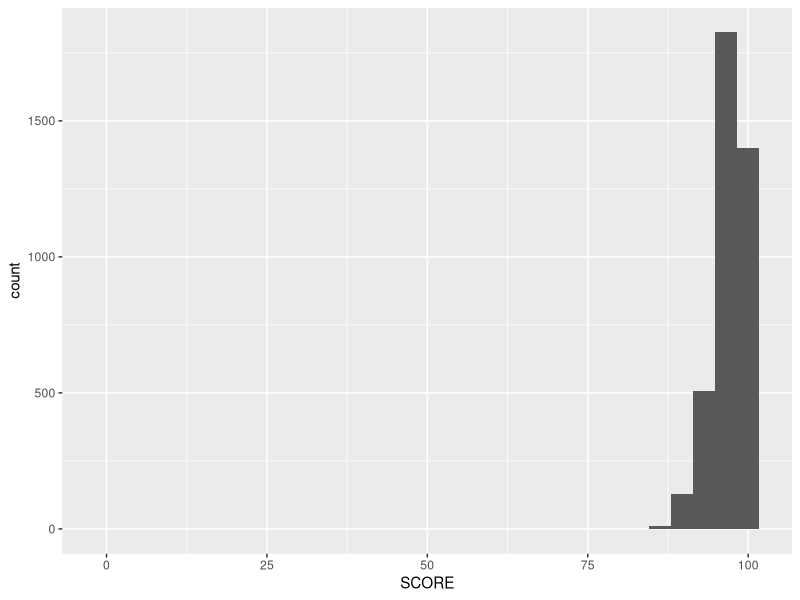
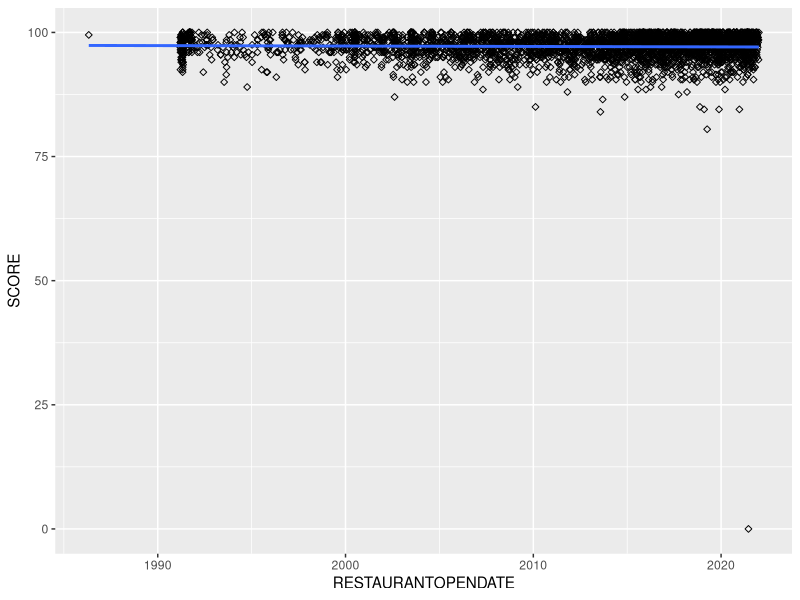
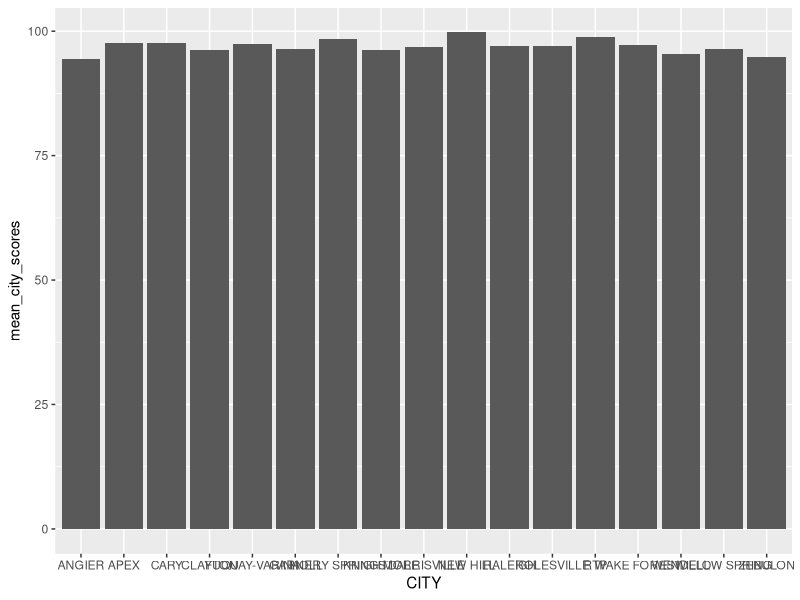
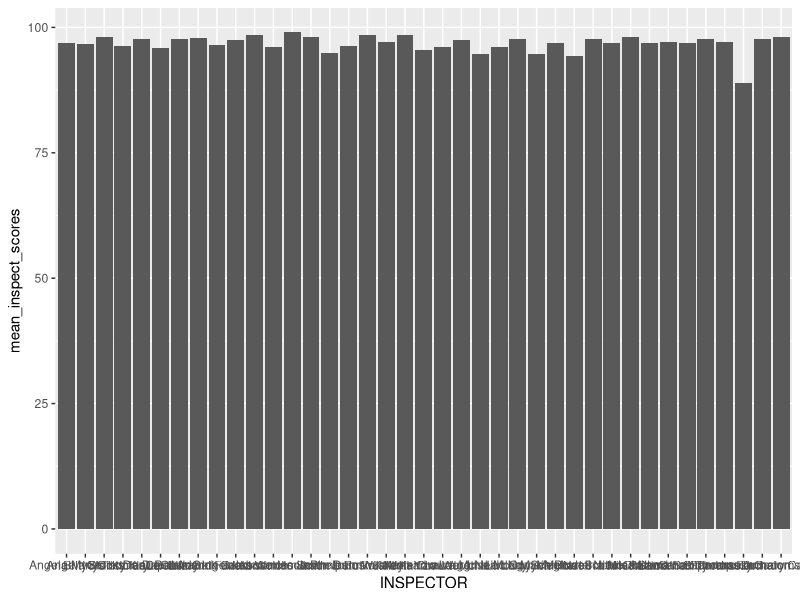
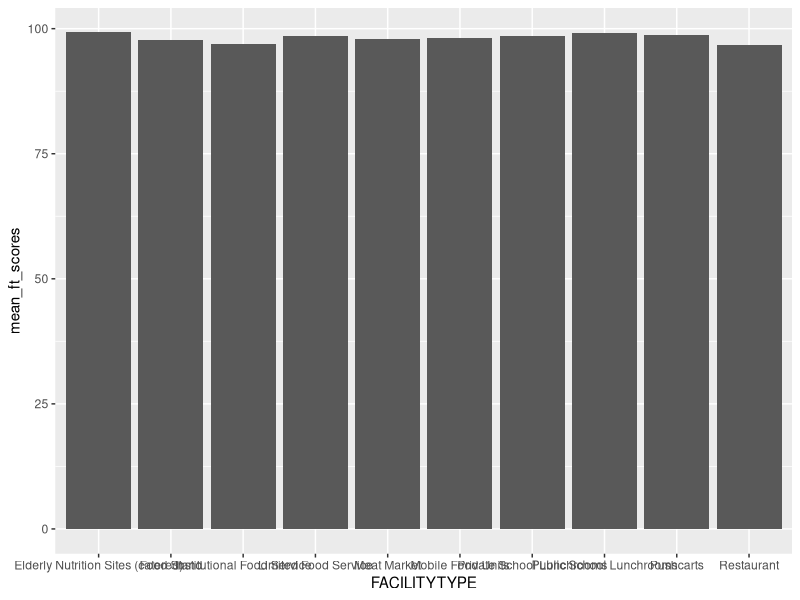
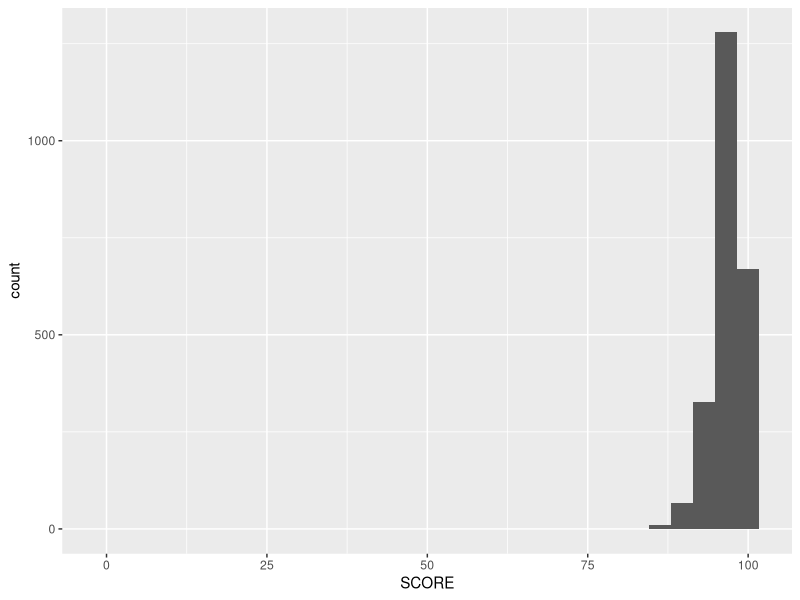
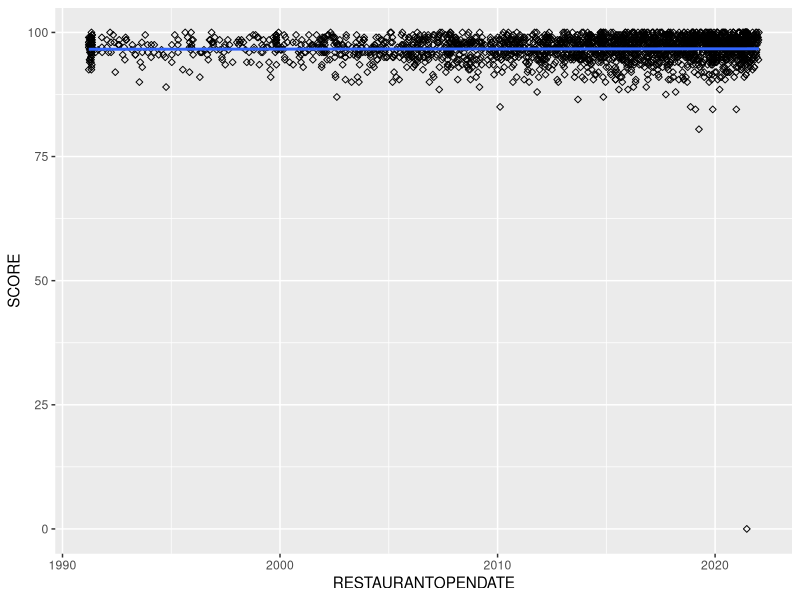
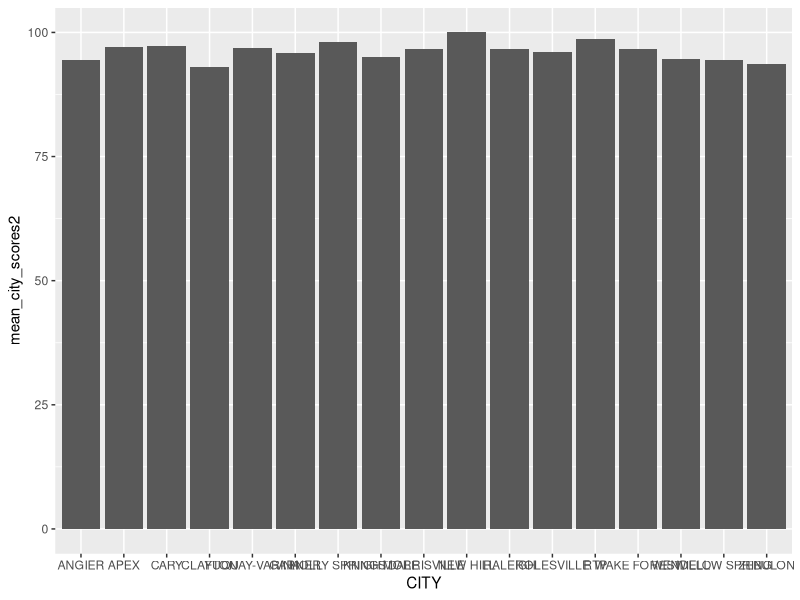

The R source for these figures, in order:
#load libraries
library(tidyverse)
library(lubridate)

#read data
restdata = read_csv("restaurant_inspections.csv")

#view the data and column names
View(restdata)
names(restdata)

#The column data has a different name, so I changed it to make it easier to use
restdata = rename(restdata,dates="DATE_")

#checking for missing data before creating a histogram
sum(is.na(restdata$"SCORE"))

#create histogram for the score column of the data
ggplot(restdata, aes(x=SCORE)) +
  geom_histogram()

#the restaurantopendate column was in the character class, so I changed it to read them as dates
restdata$RESTAURANTOPENDATE = ymd_hms(restdata$RESTAURANTOPENDATE)

#I created a scatter plot to determine a correlation between score and restaurant open date and added a 
#line of best fit
library(ggplot2)
ggplot(restdata, aes(x=RESTAURANTOPENDATE, y=SCORE)) + geom_point(shape=23) +
  geom_smooth(method=lm, se=FALSE)

#There is missing data in the restaurant open date column, so I checked the numbr of NA's to determine 
#how big the effect of the missing data would be. 
sum(is.na(restdata$RESTAURANTOPENDATE))

#Although the plot is mostly obvious, I want to make sure the r^2 value is similar. 
Model<-lm(SCORE~RESTAURANTOPENDATE,data=restdata)
summary(Model)$r.squared

#I need to determine all of the city names on the list so I can combine the ones that are spelled differently.
unique(restdata$CITY)

#I am recoding all of the city names to be upper case and the same spelling.
restdata$CITY=recode(restdata$CITY,"Cary"="CARY","RESEARCH TRIANGLE PARK"= "RTP","Apex"="APEX","Raleigh"="RALEIGH",
                     "FUQUAY VARINA"="FUQUAY-VARINA","Zebulon"="ZEBULON","Morrisville"="MORRISVILLE",
                     "MORRISVILE"="MORRISVILLE", "Wake Forest"="WAKE FOREST","Holly Springs"="HOLLY SPRINGS",
                     "Fuquay Varina"="FUQUAY-VARINA","Fuquay-Varina"="FUQUAY-VARINA","HOLLY SPRING"="HOLLY SPRINGS",
                     "Garner"="GARNER")

#I notice there is an NA column, so I want to determine how many are missing so I know how big the effect could 
#possibly be.
sum(is.na(restdata$"CITY"))
library(dplyr)
city_ss=restdata %>%
  group_by(CITY) %>%
  summarise(n = n())
print(city_ss)

#I am checking my work to determine if I missed any duplicates/misspellings.
unique(restdata$CITY)

#I am grouping the data by city and summarizing the mean scores because we want the mean score not the sum.
city_data=group_by(restdata, CITY) %>%
  summarize(mean_city_scores=mean(SCORE))

#I created a bar chart of the cities vs the mean scores to see if there was a significant trend while omitting the NA and 
#North Carolina group.
city_data %>%
  filter(CITY != "NORTH CAROLINA") %>%
  filter(CITY != "NA") %>%
  ggplot(aes(x = CITY, y=mean_city_scores)) +
  geom_bar(stat="identity")

#I wanted to make sure all of the inspector names were documented under the same unique name.
unique(restdata$INSPECTOR)

#checking for any missing data 
sum(is.na(restdata$"INSPECTOR"))

#I did the same process as above, grouping the scores with the inspector names. 
inspect_data=group_by(restdata, INSPECTOR) %>%
  summarize(mean_inspect_scores=mean(SCORE))

#I created a bar chart with the inspector name on the x axis and their mean scores on the y axis.
ggplot(inspect_data, aes(x = INSPECTOR, y=mean_inspect_scores)) +
  geom_bar(stat="identity")

#I created groups for both inspector and city separately, and asked it to summarize the number (n)
#instead of mean or sum like before.
library(dplyr)
city_ss=restdata %>%
  group_by(CITY) %>%
  summarise(n = n())

inspect_ss=restdata %>%
  group_by(INSPECTOR) %>%
  summarise(n = n())

#i want to see the full tibbles
print(city_ss)
print(inspect_ss, n=39)

#Checking for facility type missing data
sum(is.na(restdata$"FACILITYTYPE"))
all(is.na(restdata$CITY) == is.na(restdata$FACILITYTYPE))

#grouping data by facility and the mean scores for each
unique(restdata$FACILITYTYPE)
ft_data=group_by(restdata, FACILITYTYPE) %>%
  summarize(mean_ft_scores=mean(SCORE))

#making a bar plot of the facility type's mean scores
ft_data %>%
  filter(FACILITYTYPE != "NA") %>%
  ggplot(aes(x = FACILITYTYPE, y=mean_ft_scores)) +
  geom_bar(stat="identity")

#viewing the data
View(ft_data)
View(city_data)
View(inspect_data)

#creating a dataset of only restaurant facilities
onlyrest= filter(restdata, FACILITYTYPE == "Restaurant")

#creating a histogram of distribution of scores for restaurants only. 
ggplot(onlyrest, aes(x=SCORE)) +
  geom_histogram()

#creating a scatterplot to see the correlation between res. open date and score for only restaurants
ggplot(onlyrest, aes(x=RESTAURANTOPENDATE, y=SCORE)) + geom_point(shape=23) +
  geom_smooth(method=lm, se=FALSE)

#seeing how many missing data points we have for re. open date for only restaurants
sum(is.na(onlyrest$RESTAURANTOPENDATE))

#creating a model to determine the r^2 for res. open date and score for restaurants
Model<-lm(SCORE~RESTAURANTOPENDATE,data=onlyrest)
summary(Model)$r.squared

#looking at cities for restaurants only
unique(onlyrest$CITY)

#looking at sample sizes for cities for restaurants only
city_ss2=onlyrest %>%
  group_by(CITY) %>%
  summarise(n = n())
print(city_ss2)

#grouping and taking mean of only restaurant scores by city
city_data2=group_by(onlyrest, CITY) %>%
  summarize(mean_city_scores2=mean(SCORE))

#making a bar plot of mean scores of only restaurants by city. 
city_data2 %>%
  ggplot(aes(x = CITY, y=mean_city_scores2)) +
  geom_bar(stat="identity")

unique(onlyrest$INSPECTOR)

#grouping and taking the mean scores of inspectors for restaurants only
inspect_data2=group_by(onlyrest, INSPECTOR) %>%
  summarize(mean_inspect_scores2=mean(SCORE))

#making a bar plot of mean scores of only restaurants by inspector
ggplot(inspect_data2, aes(x = INSPECTOR, y=mean_inspect_scores2)) +
  geom_bar(stat="identity")

#counting sample sizes
city_ss2=onlyrest %>%
  group_by(CITY) %>%
  summarise(n = n())

inspect_ss2=onlyrest %>%
  group_by(INSPECTOR) %>%
  summarise(n = n())

#i want to see the full tibbles
print(city_ss2)
print(inspect_ss2, n=39)

View(city_data2)
View(inspect_data2)



